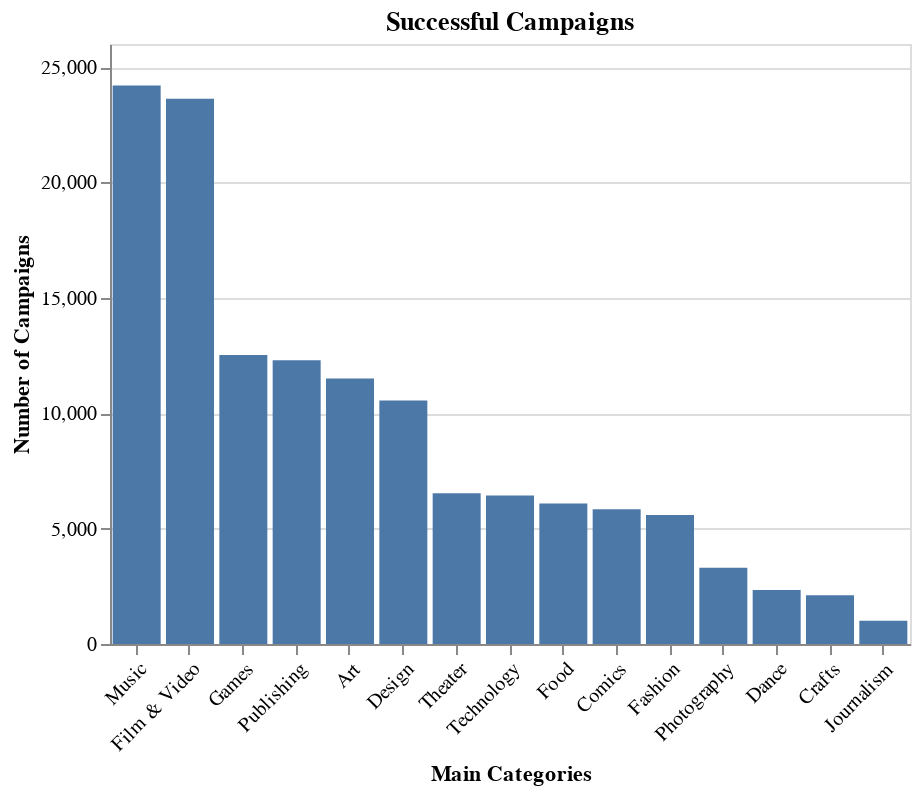

Notebook code cell kept with this figure:
### Code cell
"""
A partir de los resultados anteriores, buscamos ver si la distribución de categorías
se mantiene igual entre las campañas exitosas.
"""

successful = df.loc[df.state=='successful']
main_categories_success = successful.main_category.value_counts()
main_categories_success_use = pd.DataFrame({
    'Main Categories' : main_categories_success.index,
    'Number of Campaigns' : main_categories_success.values
})
alt.Chart(main_categories_success_use, title='Successful Campaigns').mark_bar().encode(
    x = alt.X('Main Categories', sort = main_categories.values, axis =  alt.Axis(labelAngle=-45)),
    y = 'Number of Campaigns',
    tooltip = ('Number of Campaigns')
).properties(width = 400)

### Figure 1 — Vega-Lite specification as saved in the notebook (floating-point values rounded to 4 significant figures)
{"config": {"view": {"continuousWidth": 400, "continuousHeight": 300}}, "data": {"name": "data-92e9b83490a2ba66b20a2be1dcce7163"}, "mark": "bar", "encoding": {"tooltip": {"field": "Number of Campaigns", "type": "quantitative"}, "x": {"axis": {"labelAngle": -45}, "field": "Main Categories", "sort": [63580.0, 51920.0, 39870.0, 35230.0, 32570.0, 30070.0, 28150.0, 24600.0, 22820.0, 10910.0, 10820.0, 10780.0, 8809.0, 4755.0, 3768.0], "type": "nominal"}, "y": {"field": "Number of Campaigns", "type": "quantitative"}}, "title": "Successful Campaigns", "width": 400, "$schema": "https://vega.github.io/schema/vega-lite/v4.17.0.json", "datasets": {"data-92e9b83490a2ba66b20a2be1dcce7163": [{"Main Categories": "Music", "Number of Campaigns": 24197}, {"Main Categories": "Film & Video", "Number of Campaigns": 23623}, {"Main Categories": "Games", "Number of Campaigns": 12518}, {"Main Categories": "Publishing", "Number of Campaigns": 12300}, {"Main Categories": "Art", "Number of Campaigns": 11510}, {"Main Categories": "Design", "Number of Campaigns": 10550}, {"Main Categories": "Theater", "Number of Campaigns": 6534}, {"Main Categories": "Technology", "Number of Campaigns": 6434}, {"Main Categories": "Food", "Number of Campaigns": 6085}, {"Main Categories": "Comics", "Number of Campaigns": 5842}, {"Main Categories": "Fashion", "Number of Campaigns": 5593}, {"Main Categories": "Photography", "Number of Campaigns": 3305}, {"Main Categories": "Dance", "Number of Campaigns": 2338}, {"Main Categories": "Crafts", "Number of Campaigns": 2115}, {"Main Categories": "Journalism", "Number of Campaigns": 1012}]}}
